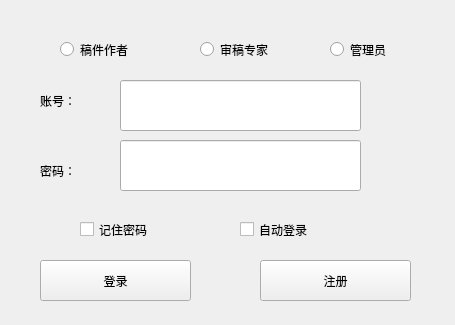
<?xml version="1.0" encoding="UTF-8"?>
<ui version="4.0">
 <class>login</class>
 <widget class="QWidget" name="login">
  <property name="geometry">
   <rect>
    <x>0</x>
    <y>0</y>
    <width>455</width>
    <height>325</height>
   </rect>
  </property>
  <property name="windowTitle">
   <string>login</string>
  </property>
  <widget class="QRadioButton" name="rbtn_tg">
   <property name="geometry">
    <rect>
     <x>60</x>
     <y>40</y>
     <width>115</width>
     <height>19</height>
    </rect>
   </property>
   <property name="text">
    <string>稿件作者</string>
   </property>
  </widget>
  <widget class="QRadioButton" name="rbtn_sg">
   <property name="geometry">
    <rect>
     <x>200</x>
     <y>40</y>
     <width>115</width>
     <height>19</height>
    </rect>
   </property>
   <property name="text">
    <string>审稿专家</string>
   </property>
  </widget>
  <widget class="QRadioButton" name="rbtn_admin">
   <property name="geometry">
    <rect>
     <x>330</x>
     <y>40</y>
     <width>115</width>
     <height>19</height>
    </rect>
   </property>
   <property name="text">
    <string>管理员</string>
   </property>
  </widget>
  <widget class="QLabel" name="label_2">
   <property name="geometry">
    <rect>
     <x>40</x>
     <y>150</y>
     <width>71</width>
     <height>41</height>
    </rect>
   </property>
   <property name="styleSheet">
    <string notr="true">font: 25 12pt &quot;Microsoft YaHei&quot;;</string>
   </property>
   <property name="text">
    <string>密码：</string>
   </property>
  </widget>
  <widget class="QLineEdit" name="edit_key">
   <property name="geometry">
    <rect>
     <x>120</x>
     <y>140</y>
     <width>241</width>
     <height>51</height>
    </rect>
   </property>
  </widget>
  <widget class="QLineEdit" name="edit_account">
   <property name="geometry">
    <rect>
     <x>120</x>
     <y>80</y>
     <width>241</width>
     <height>51</height>
    </rect>
   </property>
  </widget>
  <widget class="QLabel" name="label_3">
   <property name="geometry">
    <rect>
     <x>40</x>
     <y>80</y>
     <width>71</width>
     <height>41</height>
    </rect>
   </property>
   <property name="styleSheet">
    <string notr="true">font: 25 12pt &quot;Microsoft YaHei&quot;;</string>
   </property>
   <property name="text">
    <string>账号：</string>
   </property>
  </widget>
  <widget class="QPushButton" name="btn_sign">
   <property name="geometry">
    <rect>
     <x>260</x>
     <y>260</y>
     <width>151</width>
     <height>41</height>
    </rect>
   </property>
   <property name="styleSheet">
    <string notr="true">font: 25 12pt &quot;Microsoft YaHei&quot;;</string>
   </property>
   <property name="text">
    <string>注册</string>
   </property>
  </widget>
  <widget class="QCheckBox" name="checkBox">
   <property name="geometry">
    <rect>
     <x>80</x>
     <y>220</y>
     <width>91</width>
     <height>19</height>
    </rect>
   </property>
   <property name="text">
    <string>记住密码</string>
   </property>
  </widget>
  <widget class="QCheckBox" name="checkBox_2">
   <property name="geometry">
    <rect>
     <x>240</x>
     <y>220</y>
     <width>91</width>
     <height>19</height>
    </rect>
   </property>
   <property name="text">
    <string>自动登录</string>
   </property>
  </widget>
  <widget class="QPushButton" name="btn_login">
   <property name="geometry">
    <rect>
     <x>40</x>
     <y>260</y>
     <width>151</width>
     <height>41</height>
    </rect>
   </property>
   <property name="styleSheet">
    <string notr="true">font: 25 12pt &quot;Microsoft YaHei&quot;;</string>
   </property>
   <property name="text">
    <string>登录</string>
   </property>
  </widget>
 </widget>
 <layoutdefault spacing="6" margin="11"/>
 <resources/>
 <connections/>
</ui>
